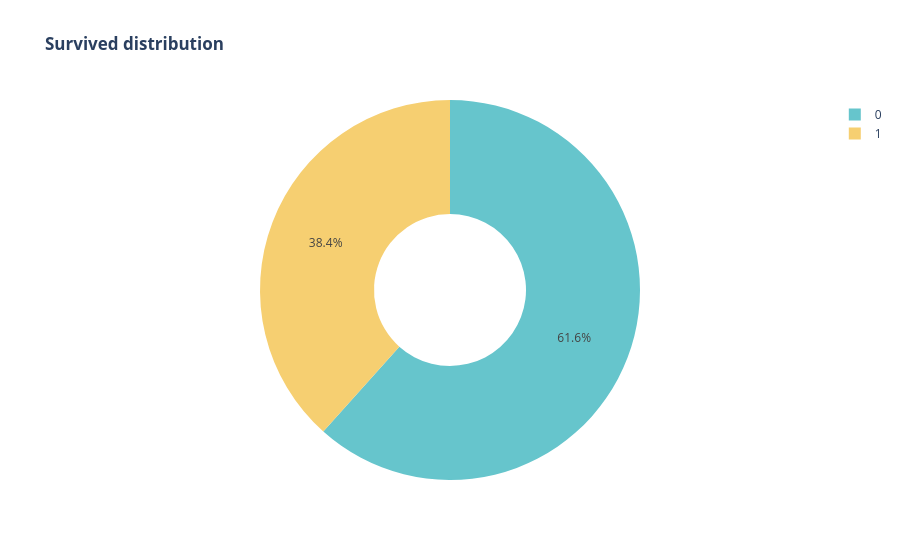

This figure's notebook cell:
### Code cell
import plotly.express as px

px.pie(
    df,
    names='Survived',
    title='<b>Survived distribution </b>',
    color_discrete_sequence=px.colors.qualitative.Pastel,
    hole=0.4
).show()

### Figure 1 — Plotly figure (JSON) as saved in the notebook; plotly's stock layout.template omitted (floating-point values rounded to 4 significant figures; data arrays with more than 128 entries replaced by an {"elided": "..."} marker saying what was removed)
{"data": [{"domain": {"x": [0, 1], "y": [0, 1]}, "hole": 0.4, "hovertemplate": "Survived=%{label}<extra></extra>", "labels": {"elided": "891 int values"}, "legendgroup": "", "name": "", "showlegend": true, "type": "pie"}], "layout": {"legend": {"tracegroupgap": 0}, "piecolorway": ["rgb(102, 197, 204)", "rgb(246, 207, 113)", "rgb(248, 156, 116)", "rgb(220, 176, 242)", "rgb(135, 197, 95)", "rgb(158, 185, 243)", "rgb(254, 136, 177)", "rgb(201, 219, 116)", "rgb(139, 224, 164)", "rgb(180, 151, 231)", "rgb(179, 179, 179)"], "title": {"text": "<b>Survived distribution </b>"}}}
